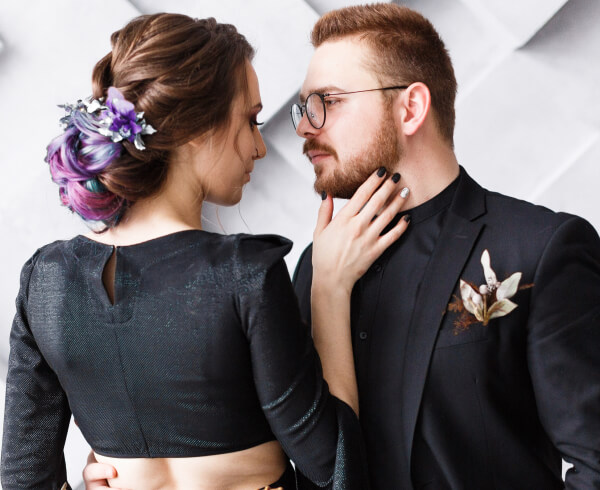
#> input picture assets/images/He-proposed-I-said-yes.jpg, 600 x 490 px
$ python remove_bg.py assets/images/He-proposed-I-said-yes.jpg out.png
#> lines starting #> are read from the running program, lines starting #| are printed output that depends on the picture
from PIL import Image
import sys

img = Image.open(sys.argv[1]).convert("RGBA")
pixels = img.load()
w, h = img.size
#> w = 600; h = 490

for y in range(h):
    for x in range(w):
        r, g, b, a = pixels[x, y]
        # Remove white and near-white pixels
        if r > 220 and g > 220 and b > 220:
            pixels[x, y] = (r, g, b, 0)
        # Remove checkerboard light-gray pixels
        elif r > 190 and g > 190 and b > 190 and abs(r - g) < 15 and abs(g - b) < 15:
            pixels[x, y] = (r, g, b, 0)

img.save(sys.argv[2], "PNG")
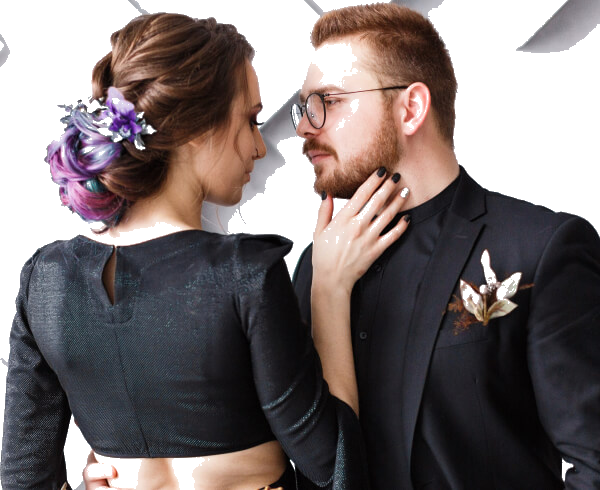
#> saved as out.png: PIL image 600x490 RGBA; mean R, G, B, A 117.4, 107.8, 108.8, 193; transparent parts drawn white
print("Done - background removed")

$ run again, on assets/images/event-one-2.jpg
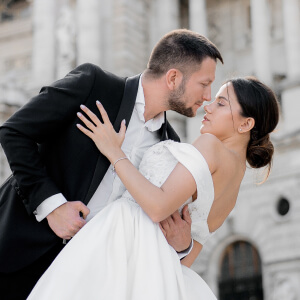
#> input picture assets/images/event-one-2.jpg, 300 x 300 px
#> `img.save(sys.argv[2], "PNG")`:
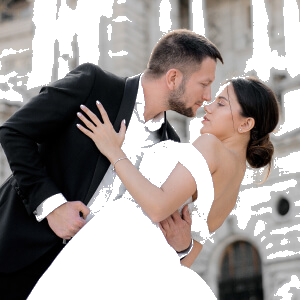
#> saved as out.png: PIL image 300x300 RGBA; mean R, G, B, A 148.1, 141.1, 139, 175; transparent parts drawn white

$ run again, on assets/images/event-one-3.jpg
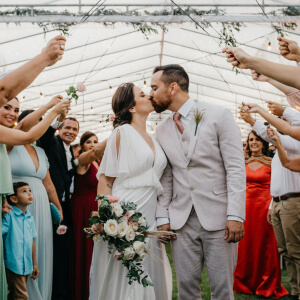
#> input picture assets/images/event-one-3.jpg, 300 x 300 px
#> `img.save(sys.argv[2], "PNG")`:
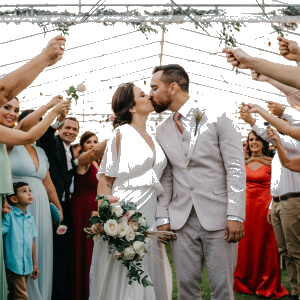
#> saved as out.png: PIL image 300x300 RGBA; mean R, G, B, A 150.1, 138.8, 131.8, 188.6; transparent parts drawn white

$ run again, on assets/images/g1.jpg
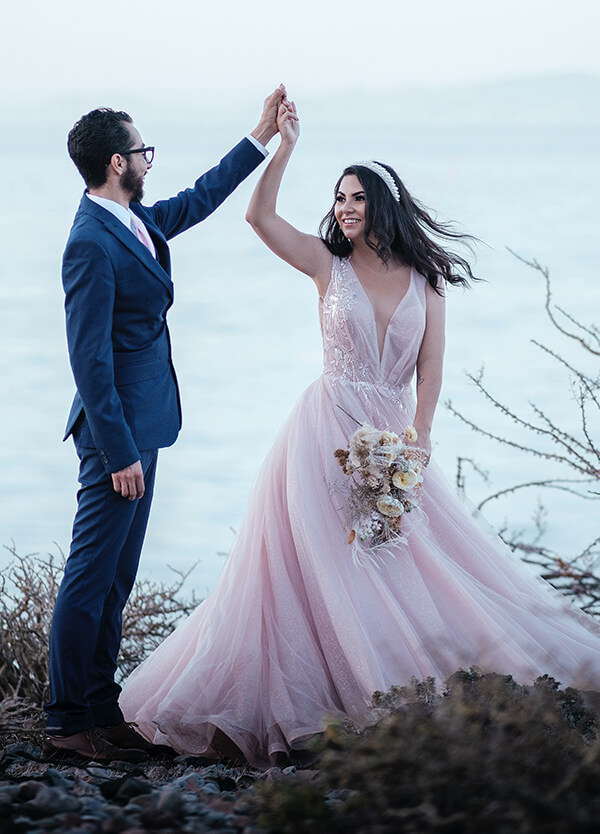
#> input picture assets/images/g1.jpg, 600 x 834 px
#> `img.save(sys.argv[2], "PNG")`:
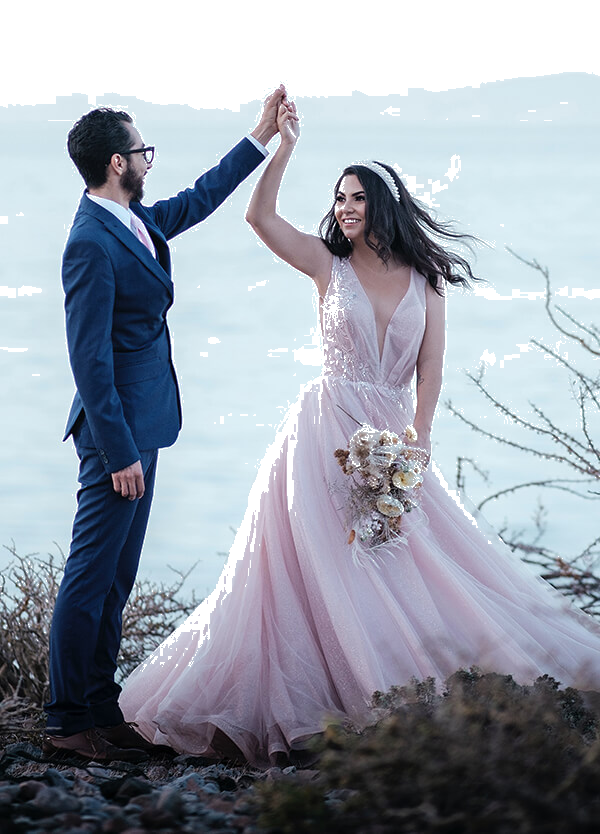
#> saved as out.png: PIL image 600x834 RGBA; mean R, G, B, A 150.4, 158.8, 170.7, 218.9; transparent parts drawn white
